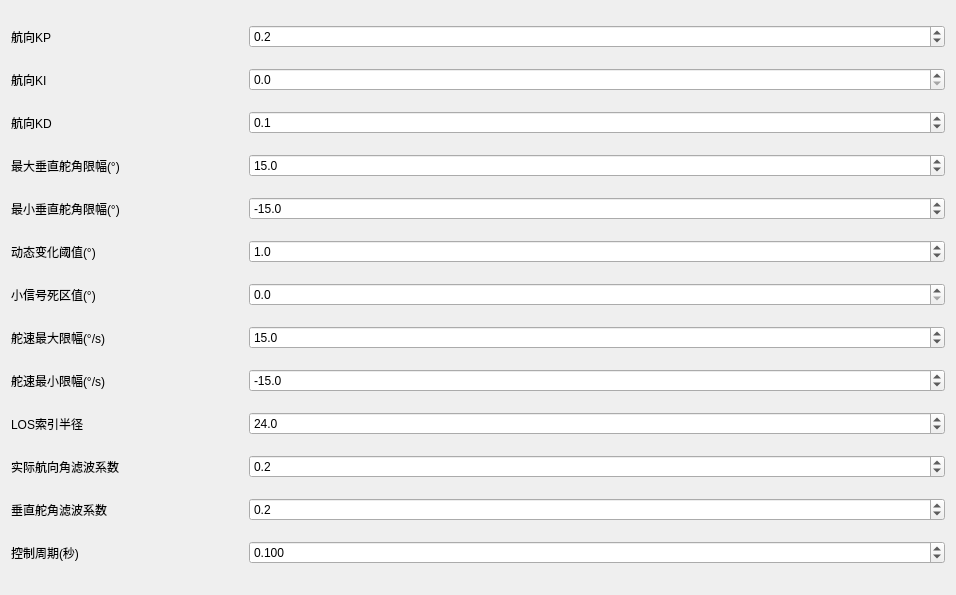
         <widget class="QWidget" name="scrollAreaWidgetContents_Heading">
          <property name="geometry">
           <rect>
            <x>0</x>
            <y>0</y>
            <width>956</width>
            <height>595</height>
           </rect>
          </property>
          <layout class="QGridLayout" name="gridLayout_4" columnstretch="1,3">
           <item row="0" column="0">
            <widget class="QLabel" name="lbl_hx_pid_kp">
             <property name="text">
              <string>航向KP</string>
             </property>
            </widget>
           </item>
           <item row="0" column="1">
            <widget class="QDoubleSpinBox" name="dsb_hx_pid_kp">
             <property name="decimals">
              <number>1</number>
             </property>
             <property name="minimum">
              <double>0.000000000000000</double>
             </property>
             <property name="maximum">
              <double>10.000000000000000</double>
             </property>
             <property name="value">
              <double>0.200000000000000</double>
             </property>
            </widget>
           </item>
           <item row="1" column="0">
            <widget class="QLabel" name="lbl_hx_pid_ki">
             <property name="text">
              <string>航向KI</string>
             </property>
            </widget>
           </item>
           <item row="1" column="1">
            <widget class="QDoubleSpinBox" name="dsb_hx_pid_ki">
             <property name="decimals">
              <number>1</number>
             </property>
             <property name="minimum">
              <double>0.000000000000000</double>
             </property>
             <property name="maximum">
              <double>10.000000000000000</double>
             </property>
             <property name="value">
              <double>0.000000000000000</double>
             </property>
            </widget>
           </item>
           <item row="2" column="0">
            <widget class="QLabel" name="lbl_hx_pid_kd">
             <property name="text">
              <string>航向KD</string>
             </property>
            </widget>
           </item>
           <item row="2" column="1">
            <widget class="QDoubleSpinBox" name="dsb_hx_pid_kd">
             <property name="decimals">
              <number>1</number>
             </property>
             <property name="minimum">
              <double>0.000000000000000</double>
             </property>
             <property name="maximum">
              <double>10.000000000000000</double>
             </property>
             <property name="value">
              <double>0.100000000000000</double>
             </property>
            </widget>
           </item>
           <item row="3" column="0">
            <widget class="QLabel" name="lbl_cz_dleta_max">
             <property name="text">
              <string>最大垂直舵角限幅(°)</string>
             </property>
            </widget>
           </item>
           <item row="3" column="1">
            <widget class="QDoubleSpinBox" name="dsb_cz_dleta_max">
             <property name="decimals">
              <number>1</number>
             </property>
             <property name="minimum">
              <double>-30.000000000000000</double>
             </property>
             <property name="maximum">
              <double>30.000000000000000</double>
             </property>
             <property name="value">
              <double>15.000000000000000</double>
             </property>
            </widget>
           </item>
           <item row="4" column="0">
            <widget class="QLabel" name="lbl_cz_dleta_min">
             <property name="text">
              <string>最小垂直舵角限幅(°)</string>
             </property>
            </widget>
           </item>
           <item row="4" column="1">
            <widget class="QDoubleSpinBox" name="dsb_cz_dleta_min">
             <property name="decimals">
              <number>1</number>
             </property>
             <property name="minimum">
              <double>-30.000000000000000</double>
             </property>
             <property name="maximum">
              <double>30.000000000000000</double>
             </property>
             <property name="value">
              <double>-15.000000000000000</double>
             </property>
            </widget>
           </item>
           <item row="5" column="0">
            <widget class="QLabel" name="lbl_dynamic_cz_dleta_number">
             <property name="text">
              <string>动态变化阈值(°)</string>
             </property>
            </widget>
           </item>
           <item row="5" column="1">
            <widget class="QDoubleSpinBox" name="dsb_dynamic_cz_dleta_number">
             <property name="decimals">
              <number>1</number>
             </property>
             <property name="minimum">
              <double>0.000000000000000</double>
             </property>
             <property name="maximum">
              <double>10.000000000000000</double>
             </property>
             <property name="value">
              <double>1.000000000000000</double>
             </property>
            </widget>
           </item>
           <item row="6" column="0">
            <widget class="QLabel" name="lbl_dleta_cz_angle">
             <property name="text">
              <string>小信号死区值(°)</string>
             </property>
            </widget>
           </item>
           <item row="6" column="1">
            <widget class="QDoubleSpinBox" name="dsb_dleta_cz_angle">
             <property name="decimals">
              <number>1</number>
             </property>
             <property name="minimum">
              <double>0.000000000000000</double>
             </property>
             <property name="maximum">
              <double>10.000000000000000</double>
             </property>
             <property name="value">
              <double>0.000000000000000</double>
             </property>
            </widget>
           </item>
           <item row="7" column="0">
            <widget class="QLabel" name="lbl_dleta_cz_rate_max">
             <property name="text">
              <string>舵速最大限幅(°/s)</string>
             </property>
            </widget>
           </item>
           <item row="7" column="1">
            <widget class="QDoubleSpinBox" name="dsb_dleta_cz_rate_max">
             <property name="decimals">
              <number>1</number>
             </property>
             <property name="minimum">
              <double>0.000000000000000</double>
             </property>
             <property name="maximum">
              <double>30.000000000000000</double>
             </property>
             <property name="value">
              <double>15.000000000000000</double>
             </property>
            </widget>
           </item>
           <item row="8" column="0">
            <widget class="QLabel" name="lbl_dleta_cz_rate_min">
             <property name="text">
              <string>舵速最小限幅(°/s)</string>
             </property>
            </widget>
           </item>
           <item row="8" column="1">
            <widget class="QDoubleSpinBox" name="dsb_dleta_cz_rate_min">
             <property name="decimals">
              <number>1</number>
             </property>
             <property name="minimum">
              <double>-30.000000000000000</double>
             </property>
             <property name="maximum">
              <double>0.000000000000000</double>
             </property>
             <property name="value">
              <double>-15.000000000000000</double>
             </property>
            </widget>
           </item>
           <item row="9" column="0">
            <widget class="QLabel" name="lbl_circle_r">
             <property name="text">
              <string>LOS索引半径</string>
             </property>
            </widget>
           </item>
           <item row="9" column="1">
            <widget class="QDoubleSpinBox" name="dsb_circle_r">
             <property name="decimals">
              <number>1</number>
             </property>
             <property name="minimum">
              <double>0.000000000000000</double>
             </property>
             <property name="maximum">
              <double>100.000000000000000</double>
             </property>
             <property name="value">
              <double>24.000000000000000</double>
             </property>
            </widget>
           </item>
           <item row="10" column="0">
            <widget class="QLabel" name="lbl_psi_lb_number">
             <property name="text">
              <string>实际航向角滤波系数</string>
             </property>
            </widget>
           </item>
           <item row="10" column="1">
            <widget class="QDoubleSpinBox" name="dsb_psi_lb_number">
             <property name="decimals">
              <number>1</number>
             </property>
             <property name="minimum">
              <double>0.000000000000000</double>
             </property>
             <property name="maximum">
              <double>1.000000000000000</double>
             </property>
             <property name="value">
              <double>0.200000000000000</double>
             </property>
            </widget>
           </item>
           <item row="11" column="0">
            <widget class="QLabel" name="lbl_dleta_cz_lb_number">
             <property name="text">
              <string>垂直舵角滤波系数</string>
             </property>
            </widget>
           </item>
           <item row="11" column="1">
            <widget class="QDoubleSpinBox" name="dsb_dleta_cz_lb_number">
             <property name="decimals">
              <number>1</number>
             </property>
             <property name="minimum">
              <double>0.000000000000000</double>
             </property>
             <property name="maximum">
              <double>1.000000000000000</double>
             </property>
             <property name="value">
              <double>0.200000000000000</double>
             </property>
            </widget>
           </item>
           <item row="12" column="0">
            <widget class="QLabel" name="lbl_hx_control_period">
             <property name="text">
              <string>控制周期(秒)</string>
             </property>
            </widget>
           </item>
           <item row="12" column="1">
            <widget class="QDoubleSpinBox" name="dsb_hx_control_period">
             <property name="decimals">
              <number>3</number>
             </property>
             <property name="minimum">
              <double>0.010000000000000</double>
             </property>
             <property name="maximum">
              <double>1.000000000000000</double>
             </property>
             <property name="value">
              <double>0.100000000000000</double>
             </property>
            </widget>
           </item>
          </layout>
         </widget>
